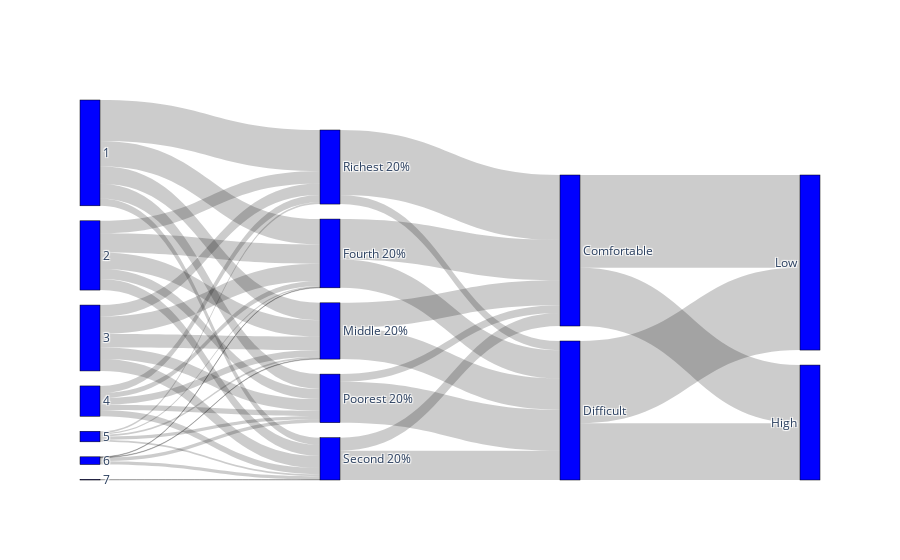

Notebook source saved alongside this figure:
### Code cell
df= df_SA
#import plotly.graph_objects as go
#df['resilience_bins'] = pd.qcut(df['Resilience_ind'], q=2, labels=['Low', 'High'])


labels=['Comfortable','Difficult']
# Create new dataframe column with the labels instead of numbers
df["IncomePerc_binary_cat"] = df["IncomePerc_binary"].map(dict(zip([1,0], labels)))

# Transform the variables to string to avoid potential issues
df['Child_str'] = df['Child'].astype(str)
df['IncomeBracket_str'] = df['IncomeBracket_cat'].astype(str)
df['IncomePerc_str'] = df['IncomePerc_binary_cat'].astype(str)
df['resilience_bins_str'] = df['resilience_bins'].astype(str)

# Define the node labels
labels = sorted(list(df['Child_str'].unique())) + sorted(list(df['IncomeBracket_str'].unique())) + sorted(list(df['IncomePerc_str'].unique())) + sorted(list(df['resilience_bins_str'].unique()))

# Define the source, target, and value arrays
source = []
target = []
value = []

for i in df['Child_str'].unique():
    for j in df[df['Child_str']==i]['IncomeBracket_str'].unique():
        source.append(labels.index(i))
        target.append(labels.index(j))
        value.append(len(df[(df['Child_str']==i) & (df['IncomeBracket_str']==j)]))

for i in df['IncomeBracket_str'].unique():
    for j in df[df['IncomeBracket_str']==i]['IncomePerc_str'].unique():
        source.append(labels.index(i))
        target.append(labels.index(str(j)))
        value.append(len(df[(df['IncomeBracket_str']==i) & (df['IncomePerc_str']==j)]))

for i in df['IncomePerc_str'].unique():
    for j in df[df['IncomePerc_str']==i]['resilience_bins_str'].unique():
        source.append(labels.index(i))
        target.append(labels.index(j))
        value.append(len(df[(df['IncomePerc_str']==i) & (df['resilience_bins_str']==j)]))

# Create the Sankey diagram
fig = go.Figure(data=[go.Sankey(
    node=dict(
        pad=15,
        thickness=20,
        line=dict(color="black", width=0.5),
        label=labels,
        color="blue"
    ),
    link=dict(
        source=source,
        target=target,
        value=value
    ))])

fig.show()
fig.write_image("../Figures/sankey_diagram_SA.pdf")

### Figure 1 — Plotly figure (JSON) as saved in the notebook; plotly's stock layout.template omitted (floating-point values rounded to 4 significant figures)
{"data": [{"link": {"source": [3, 3, 3, 3, 3, 1, 1, 1, 1, 1, 2, 2, 2, 2, 2, 0, 0, 0, 0, 0, 4, 4, 4, 4, 4, 5, 5, 5, 5, 6, 8, 8, 7, 7, 10, 10, 11, 11, 9, 9, 13, 13, 12, 12], "target": [8, 10, 7, 9, 11, 8, 10, 7, 11, 9, 7, 8, 11, 9, 10, 8, 7, 10, 9, 11, 7, 9, 10, 8, 11, 11, 7, 9, 8, 11, 13, 12, 13, 12, 12, 13, 12, 13, 13, 12, 15, 14, 15, 14], "value": [14, 15, 10, 11, 13, 34, 26, 40, 23, 21, 36, 28, 25, 24, 24, 36, 53, 85, 31, 15, 3, 7, 4, 4, 4, 7, 1, 7, 1, 1, 65, 52, 59, 84, 135, 19, 27, 61, 85, 16, 171, 118, 193, 121]}, "node": {"color": "blue", "label": ["1", "2", "3", "4", "5", "6", "7", "Fourth 20%", "Middle 20%", "Poorest 20%", "Richest 20%", "Second 20%", "Comfortable", "Difficult", "High", "Low"], "line": {"color": "black", "width": 0.5}, "pad": 15, "thickness": 20}, "type": "sankey"}], "layout": {}}
